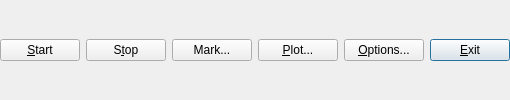
    <widget class="QWidget" name="Panel4" native="true">
     <property name="enabled">
      <bool>true</bool>
     </property>
     <property name="sizePolicy">
      <sizepolicy hsizetype="Preferred" vsizetype="Fixed">
       <horstretch>0</horstretch>
       <verstretch>0</verstretch>
      </sizepolicy>
     </property>
     <property name="toolTip">
      <string/>
     </property>
     <property name="text" stdset="0">
      <string/>
     </property>
     <layout class="QHBoxLayout" name="horizontalLayout_2">
      <property name="leftMargin">
       <number>0</number>
      </property>
      <property name="topMargin">
       <number>0</number>
      </property>
      <property name="rightMargin">
       <number>0</number>
      </property>
      <property name="bottomMargin">
       <number>0</number>
      </property>
      <item>
       <widget class="QPushButton" name="BtnStart">
        <property name="enabled">
         <bool>true</bool>
        </property>
        <property name="toolTip">
         <string/>
        </property>
        <property name="text">
         <string>&amp;Start</string>
        </property>
        <property name="icon">
         <iconset resource="../strsvr_qt/strsvr_qt.qrc">
          <normaloff>:/buttons/start.bmp</normaloff>:/buttons/start.bmp</iconset>
        </property>
       </widget>
      </item>
      <item>
       <widget class="QPushButton" name="BtnStop">
        <property name="toolTip">
         <string/>
        </property>
        <property name="text">
         <string>S&amp;top</string>
        </property>
        <property name="icon">
         <iconset resource="../strsvr_qt/strsvr_qt.qrc">
          <normaloff>:/buttons/stop2.bmp</normaloff>:/buttons/stop2.bmp</iconset>
        </property>
       </widget>
      </item>
      <item>
       <widget class="QPushButton" name="BtnMark">
        <property name="text">
         <string>Mark...</string>
        </property>
        <property name="icon">
         <iconset resource="../strsvr_qt/strsvr_qt.qrc">
          <normaloff>:/buttons/point.bmp</normaloff>:/buttons/point.bmp</iconset>
        </property>
       </widget>
      </item>
      <item>
       <widget class="QPushButton" name="BtnPlot">
        <property name="enabled">
         <bool>true</bool>
        </property>
        <property name="toolTip">
         <string/>
        </property>
        <property name="text">
         <string>&amp;Plot...</string>
        </property>
        <property name="icon">
         <iconset resource="../strsvr_qt/strsvr_qt.qrc">
          <normaloff>:/buttons/chart.bmp</normaloff>:/buttons/chart.bmp</iconset>
        </property>
       </widget>
      </item>
      <item>
       <widget class="QPushButton" name="BtnOpt">
        <property name="enabled">
         <bool>true</bool>
        </property>
        <property name="toolTip">
         <string/>
        </property>
        <property name="text">
         <string>&amp;Options...</string>
        </property>
        <property name="icon">
         <iconset resource="../strsvr_qt/strsvr_qt.qrc">
          <normaloff>:/buttons/toolbmp</normaloff>:/buttons/toolbmp</iconset>
        </property>
       </widget>
      </item>
      <item>
       <widget class="QPushButton" name="BtnExit">
        <property name="enabled">
         <bool>true</bool>
        </property>
        <property name="toolTip">
         <string/>
        </property>
        <property name="text">
         <string>&amp;Exit</string>
        </property>
        <property name="autoDefault">
         <bool>true</bool>
        </property>
        <property name="default">
         <bool>true</bool>
        </property>
       </widget>
      </item>
     </layout>
    </widget>
